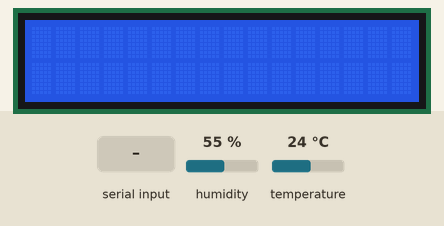
Recording of a program running on a simulated Arduino Uno, built with avr-gcc and run on an emulated ATmega328P. On the bench: 16×2 character LCD. Inputs (shaded band) come from the test bench; at power-on: humidity 55 %, temperature 24 °C.

Above: at 1.2 s.
1.3 s: "CITY_TEMP:\n" received over Serial
At 1.7 s:
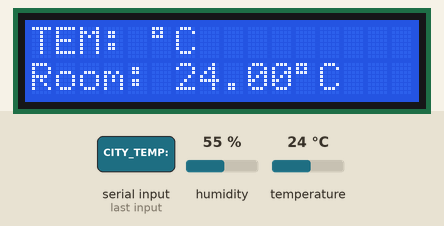
2.8 s: ":\n" received over Serial
At 4.5 s:
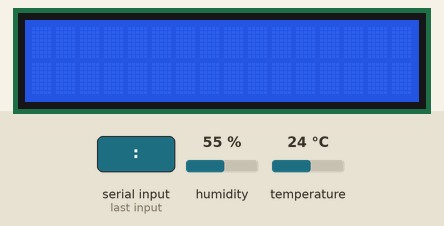
Timing chart, 0 to 6.0 s (numbered marks = the images above; inputs shaded):
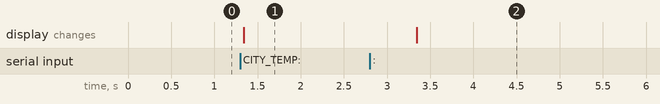

Measured:
- after the input at 1.3 s, the display: changes at once (image 1)
- after the input at 2.8 s, the display: changes after 0.54 s (image 2)

The program:

main.cpp
```cpp
#include <Adafruit_Sensor.h>
#include <DHT.h>
#include <LiquidCrystal.h>

#define DHTPIN 2      // Pin connected to DHT11 data pin
#define TYPE DHT11 // DHT11 sensor type

const int rs = 8, en = 7, d4 = 6, d5 = 5, d6 = 4, d7 = 3;

DHT dht(DHTPIN, TYPE);
LiquidCrystal lcd(rs, en, d4, d5, d6, d7);

void setup()
{
  lcd.begin(16, 2);
  dht.begin();
  Serial.begin(9600);
}

void loop()
{
  if (Serial.available())
  {
    String input = Serial.readStringUntil('\n');

    // Clear the LCD for new data
    lcd.clear();

    if (input.startsWith("CITY_TEMP:"))
    {
      // Parse the city temperature and city name
      int cityTempIndex = input.indexOf(":") + 1;
      int cityIndex = input.indexOf(",CITY:") + 6;

      String cityTemp = input.substring(cityTempIndex, input.indexOf(",CITY:"));
      String city = input.substring(cityIndex).substring(0, 3);

      // Read room temperature from DHT11 sensor
      float roomTemp = dht.readTemperature();
      if (isnan(roomTemp))
      {
        roomTemp = 0.0; // Fallback if sensor reading fails
      }

      // Display city and temperature on the first line
      lcd.setCursor(0, 0);
      lcd.print(city);
      lcd.print(": ");
      lcd.print(cityTemp);
      lcd.print((char)223); // Degree symbol
      lcd.print("C");

      // Display room temperature on the second line
      lcd.setCursor(0, 1);
      lcd.print("Room: ");
      lcd.print(roomTemp, 2);
      lcd.print((char)223);
      lcd.print("C");

      delay(2000); // Delay for readability
    }
  }
}
```
